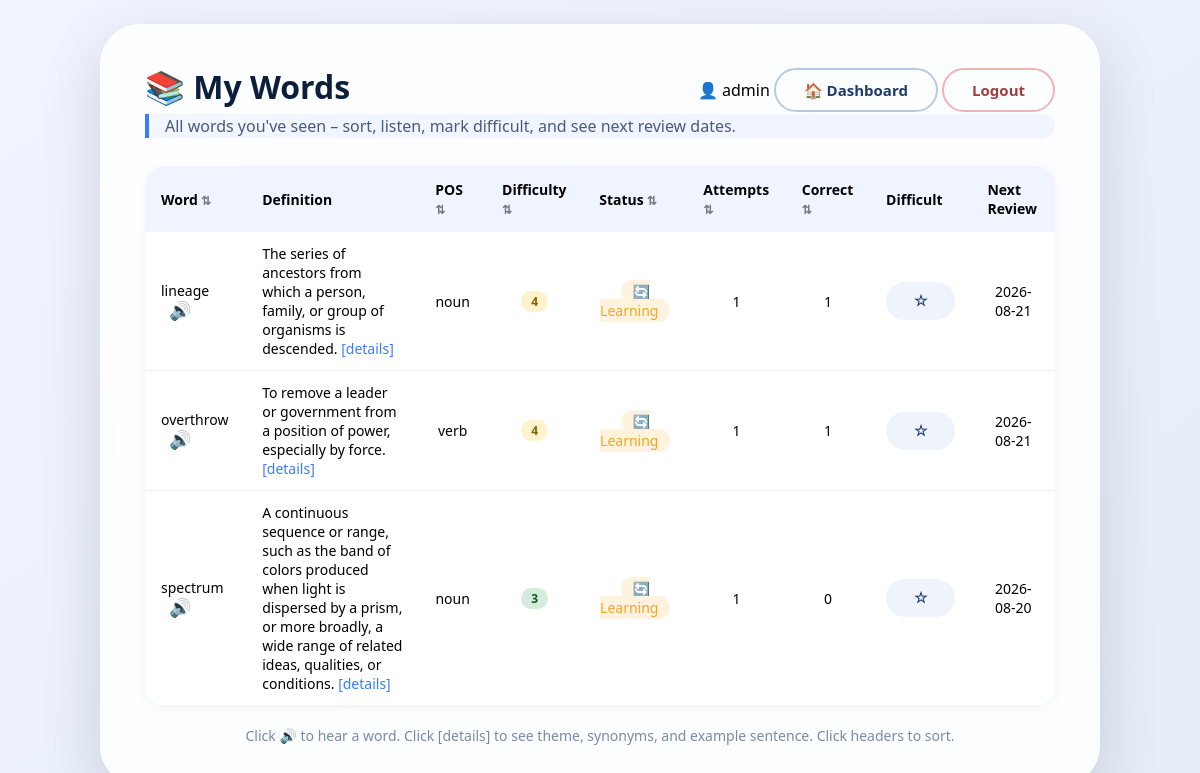
Page /words (signed in) on the committed database.
### tables this page shows
CREATE TABLE vocabulary (
            id INTEGER PRIMARY KEY AUTOINCREMENT,
            word TEXT UNIQUE NOT NULL,
            definition TEXT NOT NULL,
            pos TEXT,
            difficulty INTEGER,
            theme TEXT,
            synonyms TEXT,
            example_sentence TEXT
        );

CREATE TABLE progress (
            id INTEGER PRIMARY KEY AUTOINCREMENT,
            user_id INTEGER NOT NULL,
            word_id INTEGER NOT NULL,
            attempts INTEGER DEFAULT 0,
            correct INTEGER DEFAULT 0,
            mastered BOOLEAN DEFAULT 0,
            difficult BOOLEAN DEFAULT 0, review_level INTEGER DEFAULT 0, next_review TIMESTAMP, last_reviewed TIMESTAMP,
            FOREIGN KEY (user_id) REFERENCES users (id),
            FOREIGN KEY (word_id) REFERENCES vocabulary (id),
            UNIQUE(user_id, word_id)
        );

### toefl.py (the view)
@app.route('/words')
def words_page():
    if 'user_id' not in session:
        return redirect(url_for('login'))
    user_id = session['user_id']
    words = get_all_words()
    progress = get_user_progress(user_id)
    word_list = []
    for w in words:
        p = progress.get(w['id'], {'attempts': 0, 'correct': 0, 'mastered': False,
                                   'difficult': False, 'next_review': datetime.now()})
        status = 'not_started'
        if p['mastered']:
            status = 'mastered'
        elif p['attempts'] > 0:
            status = 'learning'
        else:
            status = 'not_started'
        word_list.append({
            'id': w['id'],
            'word': w['word'],
            'definition': w['definition'],
            'pos': w['pos'],
            'difficulty': w['difficulty'],
            'theme': w['theme'],
            'synonyms': w['synonyms'],
            'example': w['example'],
            'status': status,
            'difficult': p['difficult'],
            'attempts': p['attempts'],
            'correct': p['correct'],
            'next_review': p['next_review']
        })
    seen_words = [w for w in word_list if w['attempts'] > 0]
    return render_template('words.html',
                           username=session['username'],
                           words=seen_words)

### toefl.py (called while the page is built)
def get_all_words():
    conn = sqlite3.connect(DB_PATH)
    c = conn.cursor()
    c.execute('''
        SELECT id, word, definition, pos, difficulty, theme, synonyms, example_sentence
        FROM vocabulary ORDER BY word
    ''')
    rows = c.fetchall()
    conn.close()
    return [{'id': r[0], 'word': r[1], 'definition': r[2], 'pos': r[3],
             'difficulty': r[4], 'theme': r[5], 'synonyms': r[6], 'example': r[7]} for r in rows]

def get_user_progress(user_id):
    conn = sqlite3.connect(DB_PATH)
    c = conn.cursor()
    c.execute('''
        SELECT word_id, attempts, correct, mastered, difficult,
               review_level, next_review, last_reviewed
        FROM progress WHERE user_id = ?
    ''', (user_id,))
    rows = c.fetchall()
    conn.close()
    progress = {}
    for wid, att, cor, mas, diff, rl, nr, lr in rows:
        progress[wid] = {
            'attempts': att,
            'correct': cor,
            'mastered': bool(mas),
            'difficult': bool(diff),
            'review_level': rl or 0,
            'next_review': nr,
            'last_reviewed': lr
        }
    return progress

### templates/words.html (shortened to what this page needs)
<!DOCTYPE html>
<html lang="en">
<head>
    <link rel="stylesheet" href="/static/style.css">
</head>
<body>
    <div class="app-card wide">
        <div class="header-row">
            <h1>📚 My Words</h1>
            <div>
                <span class="user-label">👤 {{ username }}</span>
                <a href="/dashboard" class="btn btn-outline">🏠 Dashboard</a>
                <a href="/logout" class="btn btn-danger-outline">Logout</a>
            </div>
        </div>
        <div class="subtitle">All words you've seen – sort, listen, mark difficult, and see next review dates.</div>
        <div class="table-wrap">
            <table id="wordTable">
                <thead>
                    <tr>
                        <th class="sortable" data-sort="word">Word</th>
                        <th>Definition</th>
                        <th class="sortable" data-sort="pos">POS</th>
                        <th class="sortable" data-sort="diff">Difficulty</th>
                        <th class="sortable" data-sort="status">Status</th>
                        <th class="sortable" data-sort="attempts">Attempts</th>
                        <th class="sortable" data-sort="correct">Correct</th>
                        <th>Difficult</th>
                        <th>Next Review</th>
                    </tr>
                </thead>
                <tbody id="tableBody">
                    {% for word in words %}
                        <tr>
                            <td>
                                {{ word.word }}
                                <button class="speaker-btn" data-word="{{ word.word }}" title="Listen">🔊</button>
                            </td>
                            <td>
                                {{ word.definition }}
                                <span class="toggle-details" data-target="details-{{ loop.index }}">[details]</span>
                            </td>
                            <td class="center">{{ word.pos }}</td>
                            <td class="center"><span class="badge-diff level-{{ word.difficulty }}">{{ word.difficulty }}</span></td>
                            <td class="center">
                                {% if word.status == 'mastered' %}
                                    <span class="status-mastered">✅ Mastered</span>
                                {% elif word.status == 'learning' %}
                                    <span class="status-learning">🔄 Learning</span>
                                {% else %}
                                    <span class="status-notstarted">⬜ Not started</span>
                                {% endif %}
                            </td>
                            <td class="center">{{ word.attempts }}</td>
                            <td class="center">{{ word.correct }}</td>
                            <td class="center">
                                <button class="btn toggle-diff" data-word="{{ word.word }}">
                                    {% if word.difficult %}⭐{% else %}☆{% endif %}
                                </button>
                            </td>
                            <td class="center">
                                {% if word.next_review %}
                                    {{ word.next_review.split(' ')[0] }}
                                {% else %}
                                    —
                                {% endif %}
                            </td>
                        </tr>
                    {% else %}
                        <tr>
                            <td colspan="9" class="empty-msg">
                                You haven't started any words yet. Take a quiz to begin!
                            </td>
                        </tr>
                    {% endfor %}
                </tbody>
            </table>
        </div>
        <div class="dashboard-footer">
            Click 🔊 to hear a word. Click [details] to see theme, synonyms, and example sentence. Click headers to sort.
        </div>
    </div>
</body>
</html>

### static/style.css (style rules this page uses)
* { box-sizing: border-box; margin: 0; padding: 0; }
body { font-family: 'Segoe UI', Roboto, system-ui, sans-serif; background: linear-gradient(145deg, #f0f4ff 0%, #e6edf7 100%); min-height: 100vh; display: flex; justify-content: center; align-items: center; padding: 24px; margin: 0; }
.app-card { max-width: 820px; width: 100%; background: rgba(255,255,255,0.85); backdrop-filter: blur(12px); border-radius: 40px; padding: 40px 44px; box-shadow: 0 20px 60px rgba(0,20,50,0.15); border: 1px solid rgba(255,255,255,0.5); }
.app-card.wide { max-width: 1000px; }
h1 { font-size: 32px; font-weight: 700; color: #0b1e3a; display: flex; align-items: center; gap: 12px; margin-bottom: 6px; }
.subtitle { color: #4a5b7a; font-size: 16px; border-left: 4px solid #3b7cff; padding-left: 16px; background: rgba(59,124,255,0.06); border-radius: 0 12px 12px 0; line-height: 1.5; margin-bottom: 28px; }
.header-row { display: flex; justify-content: space-between; align-items: center; flex-wrap: wrap; gap: 12px; }
.user-label { font-weight: 500; }
.btn { display: inline-flex; align-items: center; gap: 8px; padding: 10px 28px; border-radius: 60px; font-weight: 600; font-size: 15px; border: none; background: #eef3fc; color: #1f3a6b; cursor: pointer; transition: 0.2s; text-decoration: none; }
.btn-danger-outline { background: transparent; border: 2px solid #f0b3b3; color: #a13d3d; }
.btn-outline { background: transparent; border: 2px solid #b8cae0; color: #1f3a6b; }
.table-wrap { overflow-x: auto; margin-top: 20px; border-radius: 20px; background: white; box-shadow: 0 2px 12px rgba(0,0,0,0.04); }
.table-wrap table { width: 100%; border-collapse: collapse; font-size: 14px; }
.table-wrap th { background: #f0f4ff; padding: 14px 16px; text-align: left; }
.table-wrap td { padding: 12px 16px; border-bottom: 1px solid #eef3fc; }
.center { text-align: center; }
.sortable { cursor: pointer; user-select: none; }
.sortable::after { content: " ⇅"; opacity: 0.5; font-size: 12px; }
.speaker-btn { background: none; border: none; cursor: pointer; font-size: 18px; margin-left: 8px; }
.badge-diff { display: inline-block; padding: 2px 10px; border-radius: 40px; font-size: 12px; font-weight: 600; }
.badge-diff.level-3 { background: #d4edda; color: #155724; }
.badge-diff.level-4 { background: #fff3cd; color: #856404; }
.toggle-details { cursor: pointer; color: #3b7cff; font-weight: 500; }
.status-learning { background: #fff3e0; color: #f5a623; padding: 2px 12px; border-radius: 40px; }
.dashboard-footer { margin-top: 20px; text-align: center; color: #7a8aa5; font-size: 14px; }

### rows in the picture
vocabulary: word "lineage", definition "The series of ancestors from which a person, family, or group of organisms is descended.", pos "noun"
progress: next_review "2026-08-21"
vocabulary: word "overthrow", definition "To remove a leader or government from a position of power, especially by force.", pos "verb"
progress: next_review "2026-08-21"
vocabulary: word "spectrum", definition "A continuous sequence or range, such as the band of colors produced when light is dispersed by a prism, or more broadly, a wide range of related ideas, qualities, or conditions.", pos "noun"
progress: next_review "2026-08-20"

### other values in the picture
{{ username }} "admin"
{{ word.difficulty }} "4" "4" "3"
{{ word.attempts }} "1" "1" "1"
{{ word.correct }} "1" "1" "0"
